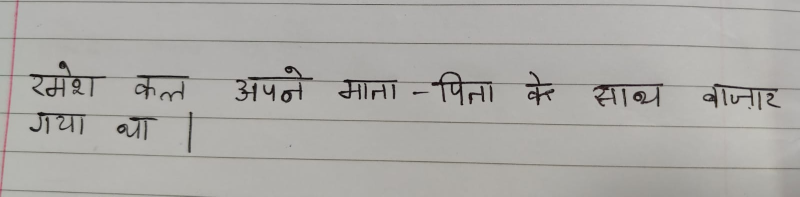
#> input picture data/raw/Surya's.jpeg, 1599 x 393 px (shown at 1/2 size); its folder holds only this picture in this run
$ python inspect_raw_images.py
#> lines starting #> are read from the running program, lines starting #| are printed output that depends on the picture; after the words box and inside, x2 and y2 are one past the last pixel; in counts of white or black regions, pixels touching at a corner belong together
#> in main, img is the input picture: shape (393, 1599, 3); mean B, G, R 166.5, 170, 171.5
### utils/preprocessing.py
import cv2
import numpy as np
from skimage.filters import threshold_sauvola


def adaptive_threshold_ink(image_bgr: np.ndarray) -> np.ndarray:
    """Return binary image with black ink on white background."""
    gray = cv2.cvtColor(image_bgr, cv2.COLOR_BGR2GRAY)

    # Mild denoising improves adaptive threshold stability on phone photos.
    denoised = cv2.medianBlur(gray, 3)

    window_size = 25
    sauvola_threshold = threshold_sauvola(denoised, window_size=window_size, k=0.2)
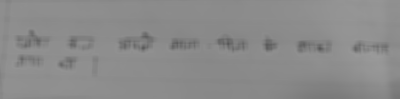
#> sauvola_threshold: shape (393, 1599) float64 (shown at 1/4 size); min 82.63, max 154.3, mean 138.9
    binary = (denoised < sauvola_threshold).astype(np.uint8) * 255
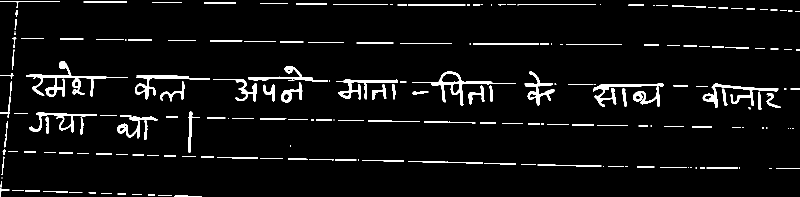
#> binary: shape (393, 1599) (shown at 1/2 size); 4.8% white; 197 white regions (45 under 20 px), largest, box (x1, y1, x2, y2) and area: (52, 122, 256, 194) 2383, (1186, 167, 1328, 214) 1956, (824, 143, 1032, 211) 1610

    # Remove thin horizontal notebook lines while keeping handwriting structure.
    horizontal_kernel = cv2.getStructuringElement(cv2.MORPH_RECT, (35, 1))
    ruled_lines = cv2.morphologyEx(binary, cv2.MORPH_OPEN, horizontal_kernel, iterations=1)
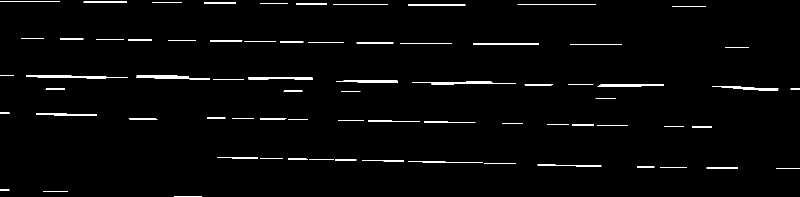
#> ruled_lines: shape (393, 1599) (shown at 1/2 size); 2% white; 72 white regions, largest, box (x1, y1, x2, y2) and area: (52, 150, 256, 157) 763, (824, 163, 1032, 169) 719, (273, 151, 420, 159) 683
    cleaned = cv2.subtract(binary, ruled_lines)
#> cleaned: shape (393, 1599); 2.8% white; 216 white regions (75 under 20 px), largest, box (x1, y1, x2, y2) and area: (1266, 172, 1319, 214) 700, (1051, 172, 1109, 211) 663, (471, 160, 514, 203) 656

    # Normalize to pure black ink (0) over white background (255).
    return np.where(cleaned > 0, 0, 255).astype(np.uint8)
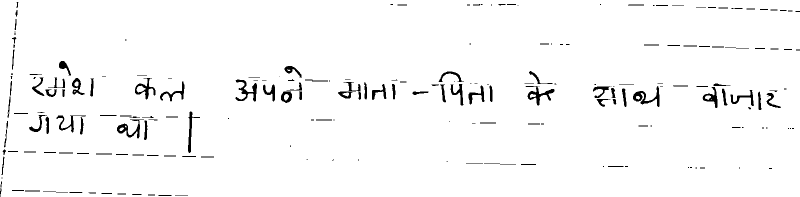
#> returned value: shape (393, 1599) (shown at 1/2 size); 97.2% white; 216 black regions (75 under 20 px), largest, box (x1, y1, x2, y2) and area: (1266, 172, 1319, 214) 700, (1051, 172, 1109, 211) 663, (471, 160, 514, 203) 656

### utils/analysis.py
from __future__ import annotations

from typing import Any

import cv2
import numpy as np
from skimage.morphology import skeletonize


def _find_runs(values: np.ndarray) -> list[tuple[int, int]]:
    runs: list[tuple[int, int]] = []
    start = None
    for idx, val in enumerate(values):
        if val and start is None:
            start = idx
        elif not val and start is not None:
            runs.append((start, idx - 1))
            start = None
    if start is not None:
        runs.append((start, len(values) - 1))
    return runs


def _ink_mask_without_vertical_rulers(ink_mask: np.ndarray) -> np.ndarray:
    """Remove tall thin strokes (notebook margin lines) from bounds logic.

    A vertical margin line makes global y_min the top of the page; the headline
    band then misses the real Devanagari line and every glyph is flagged floating.
    """
    h, w = ink_mask.shape
    if not ink_mask.any():
        return ink_mask

    ink_u8 = (ink_mask.astype(np.uint8) * 255)
    n, labels, stats, _ = cv2.connectedComponentsWithStats(ink_u8, connectivity=8)
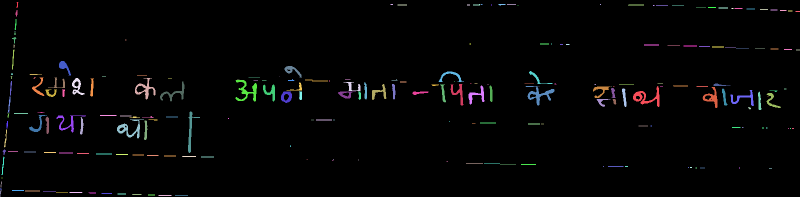
#> labels: shape (393, 1599) int32 (shown at 1/2 size); 217 distinct labels, from 0 to 216; one colour per label, 0 black
#> n = 217; stats = 217 rows, first 6: [0, 0, 1599, 393, 610969], [33, 4, 4, 12, 27], [781, 8, 5, 2, 10], [795, 9, 19, 2, 38], [934, 9, 6, 2, 12], [946, 8, 15, 3, 31]
    out = ink_mask.copy()
    max_thin_w = max(14, w // 45)
    for i in range(1, n):
        _x, _y, bw, bh, _area = stats[i]
        if bw <= max_thin_w and bh > 0.42 * h and bh > 5 * max(1, bw):
            out[labels == i] = False
#> this loop made 216 passes
#> (bw, bh) on passes 1 to 3: (4, 12), (5, 2), (19, 2)
    return out


def _text_vertical_bounds(ink_mask: np.ndarray) -> tuple[int, int, int, int]:
    """Min/max x/y of ink after dropping vertical rulers (falls back to full ink)."""
    filtered = _ink_mask_without_vertical_rulers(ink_mask)
    ys, xs = np.where(filtered)
#> ys = 17438 values from 4 to 392; xs = 17438 values, max 1598 at index 623, min 0 at index 16953, mean 701.2
    if len(xs) == 0:
        ys, xs = np.where(ink_mask)
    if len(xs) == 0:
        return 0, 0, 0, 0
    return int(ys.min()), int(ys.max()), int(xs.min()), int(xs.max())


def _top_band_line_instability(
    binary_image: np.ndarray, band_y0: int, band_y1: int
) -> float:
    """How much the headline wanders vertically in the top band (0 = stable, 1 = unstable).

    Binarized ink can stay connected for shaky handwriting; skeleton columns capture
    micro-tremor and waviness better than continuity alone.
    """
    ink_mask = binary_image == 0
    band_h = max(1, band_y1 - band_y0 + 1)
    slice_ink = ink_mask[band_y0 : band_y1 + 1, :]
    if not slice_ink.any():
        return 0.0

    sk = skeletonize(slice_ink)
    if not sk.any():
        return 0.0

    cols = np.where(sk.any(axis=0))[0]
    if len(cols) < 4:
        return 0.0

    y_means: list[float] = []
    for c in cols:
        rows = np.where(sk[:, c])[0]
        if rows.size:
            y_means.append(float(np.mean(rows)))

    if len(y_means) < 4:
        return 0.0

    y_arr = np.array(y_means, dtype=np.float64)
    # Light smoothing reduces single-column skeleton noise on neat writing.
    if y_arr.size >= 5:
        k = np.array([0.25, 0.5, 0.25], dtype=np.float64)
        y_s = np.convolve(y_arr, k, mode="same")
    else:
        y_s = y_arr
    vertical_spread = float(np.std(y_s))
    rough = float(np.mean(np.abs(np.diff(y_s))))

    norm = max(1.0, band_h * 0.45)
    instability = (vertical_spread * 0.55 + rough * 0.45) / norm
    return float(min(1.0, max(0.0, instability)))


def analyze_shirorekha(binary_image: np.ndarray) -> dict[str, Any]:
    """Analyze top horizontal continuity for Devanagari-style anchor line.

    Word clusters are separated by horizontal gaps. Measuring continuity across
    the full text span treats word gaps as Shirorekha breaks. We close small
    gaps to segment words, then score continuity and gaps *within* each segment.
    """
    ink_mask = binary_image == 0
    if not ink_mask.any():
        return {
            "continuity_ratio": 0.0,
            "break_count": 0,
            "break_boxes": [],
            "top_band": (0, 0),
            "anchor_y1": 0,
            "shiro_span": (0, 0),
        }

    y_min, y_max, x_min, x_max = _text_vertical_bounds(ink_mask)
#> y_min = 4; y_max = 392; x_min = 0; x_max = 1598
    h_img = binary_image.shape[0]
    text_height = max(1, y_max - y_min + 1)
#> text_height = 389
    text_width = max(1, x_max - x_min + 1)
#> text_width = 1599
    # Thin strip: actual headline metrics (continuity + instability).
    headline_h = max(10, min(32, int(text_height * 0.078)))
#> headline_h = 30
    # Wider anchor: Shirorekha + upper connectors for attachment / dilation (not for jitter).
    anchor_h = max(18, min(52, int(text_height * 0.13)))
#> anchor_h = 50
    band_y0 = y_min
#> band_y0 = 4
    band_y1 = min(h_img - 1, y_min + headline_h - 1)
#> band_y1 = 33
    anchor_y1 = min(h_img - 1, y_min + anchor_h - 1)
#> anchor_y1 = 53
    if anchor_y1 < band_y1:
        anchor_y1 = band_y1

    top_band_2d = ink_mask[band_y0 : band_y1 + 1, :].astype(np.uint8) * 255
    # Bridge only intra-word gaps; too large a kernel merges a whole line and
    # treats word spacing as many Shirorekha breaks.
    close_w = max(21, min(40, text_width // 45))
#> close_w = 35
    h_kernel = cv2.getStructuringElement(cv2.MORPH_RECT, (close_w, 1))
    closed_band = cv2.morphologyEx(top_band_2d, cv2.MORPH_CLOSE, h_kernel)
    closed_bin = closed_band > 0

    n_seg, seg_labels, stats, _ = cv2.connectedComponentsWithStats(
        closed_bin.astype(np.uint8), connectivity=8
    )
#> n_seg = 8; stats = [[0, 0, 1599, 30, 47041], [33, 0, 4, 12, 27], [781, 4, 33, 3, 57], [934, 4, 103, 3, 275], [1200, 4, 2, 2, 4], [1256, 5, 112, 3, 173], [1392, 10, 207, 10, 355], [31, 16, 4, 13, 38]]

    segment_continuities: list[float] = []
    break_boxes: list[tuple[int, int, int, int]] = []
    break_count = 0

    min_segment_area = max(40, text_width // 80)
#> min_segment_area = 40
    min_segment_width = max(24, text_width // 120)
#> min_segment_width = 24
    stroke_bridge = cv2.getStructuringElement(cv2.MORPH_RECT, (17, 1))

    for seg_id in range(1, n_seg):
        x, y, w, h, area = stats[seg_id]
        if area < min_segment_area or w < min_segment_width:
            continue
        x0, x1 = x, x + w - 1
        slice_orig = ink_mask[band_y0 : band_y1 + 1, x0 : x1 + 1].astype(np.uint8) * 255
        slice_bridged = cv2.morphologyEx(slice_orig, cv2.MORPH_CLOSE, stroke_bridge)
        col_has = slice_bridged.any(axis=0)
        if col_has.size == 0:
            continue
        seg_cont = float(col_has.mean())
        segment_continuities.append(seg_cont)

        gap_runs = _find_runs(~col_has)
        # Wider threshold: thin stroke gaps are bridged above; remaining gaps are structural.
        significant_gaps = [(s, e) for s, e in gap_runs if (e - s + 1) >= 10]
        break_count += len(significant_gaps)
        for s, e in significant_gaps:
            gap_x0 = x0 + s
            gap_x1 = x0 + e
            break_boxes.append(
                (gap_x0, band_y0, gap_x1 - gap_x0 + 1, band_y1 - band_y0 + 1)
            )
#> this loop made 7 passes
#> pass 2, in analyze_shirorekha, `slice_bridged = cv2.morphologyEx(slice_orig, cv2.MORPH_CLOSE, stroke_b..`:
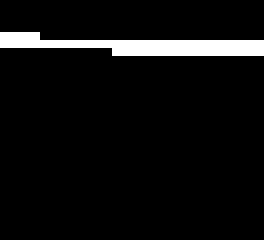
#> slice_bridged: shape (30, 33) (shown 8 times larger); 5.8% white in thin lines or dots, all inside (x1, y1, x2, y2) = (0, 4, 33, 7)
#> pass 3, in analyze_shirorekha, `slice_orig = ink_mask[band_y0 : band_y1 + 1, x0 : x1 + 1].astype(np.ui..`:
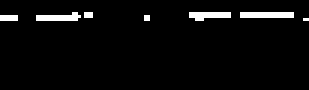
#> slice_orig: shape (30, 103) (shown 3 times larger); 3.9% white in thin lines or dots, all inside (x1, y1, x2, y2) = (0, 4, 103, 7)
#> after the loop, break_boxes = [(965, 4, 17, 30), (1288, 4, 18, 30)]; break_count = 2; segment_continuities = [1, 0.835, 0.839, 1]
#> (the rest of the program and of its run is left out)
